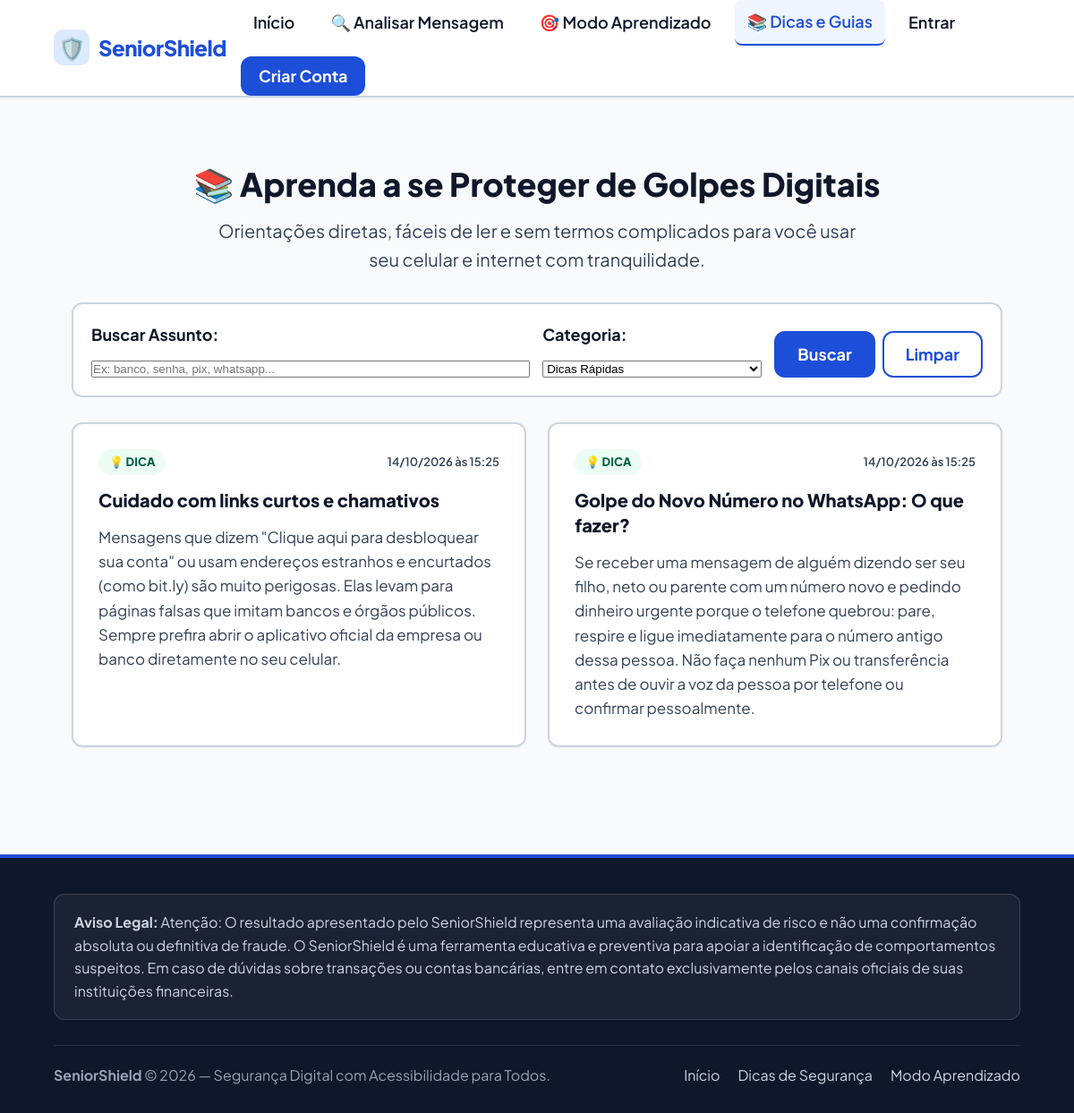
/conteudos.php?tipo=dica, run on the app's committed database.
### tables this page shows
CREATE TABLE IF NOT EXISTS `CONTEUDOS` (
  `id_conteudo` INT AUTO_INCREMENT,
  `titulo` VARCHAR(200) NOT NULL,
  `texto` TEXT NOT NULL,
  `tipo` VARCHAR(50) NOT NULL DEFAULT 'artigo',
  `ativo` TINYINT(1) NOT NULL DEFAULT 1,
  `data_cadastro` DATETIME NOT NULL DEFAULT CURRENT_TIMESTAMP,
  PRIMARY KEY (`id_conteudo`)
);

### src/Helpers/utils.php (called while the page is built, shortened)
<?php
function e(?string $string): string {
    return htmlspecialchars((string)$string, ENT_QUOTES, 'UTF-8');
}
function url(string $path = ''): string {
    $path = ltrim($path, '/');
    return BASE_URL . ($path !== '' ? '/' . $path : '');
}
function format_datetime_br(?string $datetime): string {
    $timestamp = strtotime($datetime);
    return date('d/m/Y \à\s H:i', $timestamp);
}

### src/Services/EducationService.php (called while the page is built, shortened)
<?php
require_once __DIR__ . '/../../config/database.php';
require_once __DIR__ . '/../Helpers/utils.php';
class EducationService {
    private PDO $pdo;
    public function __construct(?PDO $pdo = null) {
        $this->pdo = $pdo ?? getDbConnection();
    }
    public function listarConteudos(?bool $somenteAtivos = true, string $tipo = '', string $busca = ''): array {
        $sql = 'SELECT id_conteudo, titulo, texto, tipo, ativo, data_cadastro
                FROM CONTEUDOS
                WHERE 1 = 1';
        $params = [];
        if ($somenteAtivos !== null) {
            $sql .= ' AND ativo = :ativo';
            $params[':ativo'] = $somenteAtivos ? 1 : 0;
        }
        if ($tipo !== '') {
            $sql .= ' AND tipo = :tipo';
            $params[':tipo'] = $tipo;
        }
        $busca = trim($busca);
        $sql .= ' ORDER BY ativo DESC, data_cadastro DESC, id_conteudo DESC';
        try {
            $stmt = $this->pdo->prepare($sql);
            $stmt->execute($params);
            $conteudos = $stmt->fetchAll(PDO::FETCH_ASSOC);
            foreach ($conteudos as &$c) {
                $c['data_formatada'] = format_datetime_br($c['data_cadastro']);
            }
            return $conteudos;
        } catch (PDOException $e) {
            error_log('EducationService::listarConteudos erro: ' . $e->getMessage());
            return [];
        }
    }
}

### config/database.php (called while the page is built, shortened)
<?php
function getDbConnection(): PDO {
    $dsn = sprintf(
        'mysql:host=%s;port=%s;dbname=%s;charset=%s',
        DB_HOST,
        DB_PORT,
        DB_NAME,
        DB_CHARSET
    );
    $options = [
        PDO::ATTR_ERRMODE            => PDO::ERRMODE_EXCEPTION,
        PDO::ATTR_DEFAULT_FETCH_MODE => PDO::FETCH_ASSOC,
        PDO::ATTR_EMULATE_PREPARES   => false,
        PDO::MYSQL_ATTR_INIT_COMMAND => 'SET NAMES ' . DB_CHARSET
    ];
    try {
        $pdoInstance = new PDO($dsn, DB_USER, DB_PASS, $options);
        return $pdoInstance;
    } catch (PDOException $e) {
        error_log('SeniorShield Database Connection Error: ' . $e->getMessage());
        if (defined('APP_ENV') && APP_ENV === 'development') {
            $msg = 'Erro ao conectar ao banco de dados: verifique se o MySQL no XAMPP está iniciado e se a base "' . htmlspecialchars(DB_NAME) . '" foi criada.';
        } else {
            $msg = 'O serviço de banco de dados está temporariamente indisponível. Por favor, tente novamente mais tarde.';
        }
        throw new Exception($msg, (int)$e->getCode());
    }
}

### conteudos.php (the view, shortened to what this page needs)
<?php
require_once __DIR__ . '/src/Helpers/utils.php';
require_once __DIR__ . '/src/Services/EducationService.php';
$educationService = new EducationService();
$filtroTipo = (string)($_GET['tipo'] ?? '');
$busca = (string)($_GET['busca'] ?? '');
$conteudos = $educationService->listarConteudos(true, $filtroTipo, $busca);
require_once __DIR__ . '/includes/header.php';
?>
<div class="container" style="margin-top: 32px; margin-bottom: 60px;">
  <header style="margin-bottom: 32px; text-align: center;">
    <h1 style="font-size: var(--font-size-3xl); font-weight: 800; color: var(--text-main); margin-bottom: 8px;">
      <span aria-hidden="true">📚</span>
      Aprenda a se Proteger de Golpes Digitais
    </h1>
    <p style="font-size: var(--font-size-lg); color: var(--text-muted); max-width: 720px; margin: 0 auto;">
      Orientações diretas, fáceis de ler e sem termos complicados para você usar seu celular e internet com tranquilidade.
    </p>
  </header>
  <div style="background: var(--surface-color); border: 2px solid var(--border-color); border-radius: var(--radius-md); padding: 20px; margin-bottom: 28px;">
    <form method="GET" action="<?= url('conteudos.php') ?>" class="filter-form" style="margin: 0;">
      <div class="filter-group" style="flex: 2;">
        <label for="busca" class="form-label">Buscar Assunto:</label>
        <input
          type="text"
          name="busca"
          id="busca"
          class="form-control"
          placeholder="Ex: banco, senha, pix, whatsapp..."
          value="<?= e($busca) ?>">
      </div>
      <div class="filter-group" style="flex: 1;">
        <label for="tipo" class="form-label">Categoria:</label>
        <select name="tipo" id="tipo" class="form-control">
          <option value="dica" <?= $filtroTipo === 'dica' ? 'selected' : '' ?>>Dicas Rápidas</option>
        </select>
      </div>
      <div class="filter-group-action" style="align-self: flex-end; display: flex; gap: 8px;">
        <button type="submit" class="btn btn-primary">Buscar</button>
        <?php if ($busca !== '' || $filtroTipo !== ''): ?>
          <a href="<?= url('conteudos.php') ?>" class="btn btn-outline">Limpar</a>
        <?php endif; ?>
      </div>
    </form>
  </div>
  <?php if (!empty($conteudos)): ?>
    <section class="edu-grid" aria-label="Lista de conteúdos educativos">
      <?php foreach ($conteudos as $artigo): ?>
        <article class="edu-card">
          <div class="edu-card-top">
            <span class="edu-badge-<?= e($artigo['tipo']) ?>">
              <?php
                switch ($artigo['tipo']) {
                    default: echo '💡 Dica'; break;
                }
              ?>
            </span>
            <span style="font-size: 0.8125rem; color: var(--text-muted); font-weight: 600;">
              <?= e($artigo['data_formatada']) ?>
            </span>
          </div>
          <h2 class="edu-card-title">
            <?= e($artigo['titulo']) ?>
          </h2>
          <div class="edu-card-text">
            <?= nl2br(e($artigo['texto'])) ?>
          </div>
        </article>
      <?php endforeach; ?>
    </section>
  <?php endif; ?>
</div>
<?php require_once __DIR__ . '/includes/footer.php'; ?>

### assets/css/style.css (style rules this page uses)
:root { --font-family: 'Plus Jakarta Sans', system-ui, -apple-system, BlinkMacSystemFont, 'Segoe UI', Roboto, sans-serif; --bg-color: #f8fafc; --surface-color: #ffffff; --surface-alt: #f1f5f9; --text-main: #0f172a; --text-muted: #334155; --border-color: #cbd5e1; --border-focus: #1d4ed8; --primary: #1d4ed8; --primary-hover: #1e40af; --primary-text: #ffffff; --secondary: #0f766e; --secondary-hover: #115e59; --secondary-text: #ffffff; --risk-low: #15803d; --risk-low-bg: #f0fdf4; --risk-attention: #b45309; --risk-attention-bg: #fffbeb; --risk-suspect: #c2410c; --risk-suspect-bg: #fff7ed; --risk-high: #dc2626; --risk-high-bg: #fef2f2; --risk-critical: #991b1b; --risk-critical-bg: #fef2f2; --font-size-base: 1.125rem; --font-size-sm: 1rem; --font-size-lg: 1.25rem; --font-size-xl: 1.5rem; --font-size-2xl: 1.875rem; --font-size-3xl: 2.25rem; --line-height-base: 1.6; --btn-min-height: 52px; --radius-sm: 8px; --radius-md: 12px; --radius-lg: 16px; --shadow-sm: 0 1px 2px rgba(0, 0, 0, 0.05); --shadow-md: 0 4px 6px -1px rgba(0, 0, 0, 0.08), 0 2px 4px -2px rgba(0, 0, 0, 0.04); --shadow-lg: 0 10px 15px -3px rgba(0, 0, 0, 0.08); }
*, *::before, *::after { box-sizing: border-box; margin: 0; padding: 0; }
html { font-size: 100%; scroll-behavior: smooth; }
body { font-family: var(--font-family); font-size: var(--font-size-base); line-height: var(--line-height-base); color: var(--text-main); background-color: var(--bg-color); min-height: 100vh; display: flex; flex-direction: column; }
.container { width: 100%; max-width: 1120px; margin-left: auto; margin-right: auto; padding-left: 20px; padding-right: 20px; }
.btn { display: inline-flex; align-items: center; justify-content: center; gap: 10px; min-height: var(--btn-min-height); padding: 12px 24px; font-family: inherit; font-size: var(--font-size-base); font-weight: 700; text-decoration: none; border-radius: var(--radius-md); border: 2px solid transparent; cursor: pointer; transition: transform 0.1s ease, background-color 0.15s ease, border-color 0.15s ease; line-height: 1; }
.btn-primary { background-color: var(--primary); color: var(--primary-text); }
.btn-outline { background-color: transparent; color: var(--primary); border-color: var(--primary); }
.form-label { display: block; font-size: var(--font-size-base); font-weight: 700; color: var(--text-main); margin-bottom: 8px; }
.filter-form { display: flex; align-items: flex-end; gap: 14px; flex-wrap: wrap; }
.filter-group { display: flex; flex-direction: column; gap: 6px; flex: 1; min-width: 200px; }
.filter-group-action { display: flex; gap: 10px; flex-shrink: 0; margin-top: auto; }
.edu-grid { display: grid; grid-template-columns: repeat(auto-fit, minmax(320px, 1fr)); gap: 24px; margin-top: 28px; }
.edu-card { background: var(--surface-color); border: 2px solid var(--border-color); border-radius: var(--radius-md); padding: 28px; display: flex; flex-direction: column; gap: 14px; box-shadow: var(--shadow-sm); transition: transform 0.2s ease, box-shadow 0.2s ease; }
.edu-card-top { display: flex; justify-content: space-between; align-items: center; gap: 12px; }
.edu-badge-dica { background: #ecfdf5; color: #065f46; padding: 4px 12px; border-radius: 999px; font-size: 0.8125rem; font-weight: 800; text-transform: uppercase; }
.edu-card-title { font-size: 1.25rem; font-weight: 800; color: var(--text-main); line-height: 1.4; }
.edu-card-text { font-size: 1.0625rem; line-height: 1.6; color: var(--text-muted); flex: 1; }

### data on the page
conteudos: tipo "💡 DICA", data_formatada "14/10/2026 às 15:25", titulo "Cuidado com links curtos e chamativos", texto "Mensagens que dizem \"Clique aqui para desbloquear sua conta\" ou usam endereços estranhos e encurtados (como bit.ly) são muito perigosas. Elas levam para páginas falsas que imitam bancos e órgãos públicos. Sempre prefira abrir o aplicativo oficial da empresa ou banco diretamente no seu celular."
conteudos: tipo "💡 DICA", data_formatada "14/10/2026 às 15:25", titulo "Golpe do Novo Número no WhatsApp: O que fazer?", texto "Se receber uma mensagem de alguém dizendo ser seu filho, neto ou parente com um número novo e pedindo dinheiro urgente porque o telefone quebrou: pare, respire e ligue imediatamente para o número antigo dessa pessoa. Não faça nenhum Pix ou transferência antes de ouvir a voz da pessoa por telefone ou confirmar pessoalmente."

### other printed values
APP_NAME "SeniorShield"
ISD_DISCLAIMER_AVALIACAO "Atenção: O resultado apresentado pelo SeniorShield representa uma avaliação indicativa de risco e não uma confirmação absoluta ou definitiva de fraude."
